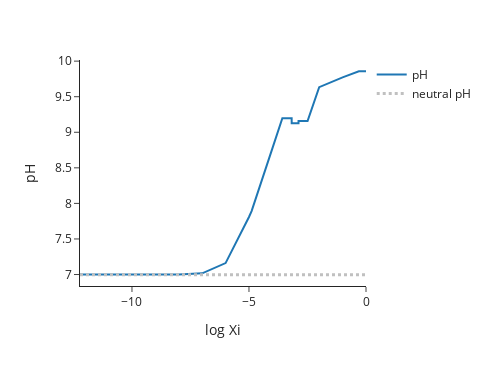

Notebook code for this chart:
### Markdown cell above
Plot pH as a function of reaction progress (Xi)

### Code cell
m.plot_pH()

### Figure 1 — Plotly figure (JSON) as saved in the notebook; plotly's stock layout.template omitted (floating-point values rounded to 4 significant figures)
{"data": [{"hovertemplate": "log Xi=%{x}<br>pH=%{y}<extra></extra>", "legendgroup": "", "line": {"color": "#1F77B4", "dash": "solid"}, "marker": {"symbol": "circle"}, "mode": "lines", "name": "pH", "orientation": "v", "showlegend": true, "type": "scatter", "x": [-Infinity, -12.22, -8.0, -7.0, -6.0, -5.0, -4.888, -4.0, -3.574, -3.258, -3.177, -3.175, -3.0, -2.884, -2.883, -2.497, -2.0, -1.0, -0.305, 0.0], "xaxis": "x", "y": [7.0, 7.0, 7.002, 7.017, 7.161, 7.809, 7.893, 8.774, 9.198, 9.198, 9.198, 9.128, 9.128, 9.128, 9.159, 9.159, 9.634, 9.773, 9.857, 9.857], "yaxis": "y"}, {"hovertemplate": "log Xi: %{x}<br>pH: %{y}<extra></extra>", "line": {"color": "silver", "dash": "dot", "width": 3}, "mode": "lines", "name": "neutral pH", "showlegend": true, "type": "scatter", "x": [-Infinity, -12.22, -8.0, -7.0, -6.0, -5.0, -4.888, -4.0, -3.574, -3.258, -3.177, -3.175, -3.0, -2.884, -2.883, -2.497, -2.0, -1.0, -0.305, 0.0], "y": [6.997, 6.997, 6.997, 6.997, 6.997, 6.997, 6.997, 6.997, 6.997, 6.997, 6.997, 6.997, 6.997, 6.997, 6.997, 6.997, 6.997, 6.997, 6.997, 6.997]}], "layout": {"height": 366, "legend": {"tracegroupgap": 0}, "margin": {"t": 60}, "showlegend": true, "width": 488, "xaxis": {"anchor": "y", "autorange": true, "domain": [0, 1], "range": [-12.22, 0], "title": {"text": "log Xi"}, "type": "linear"}, "yaxis": {"anchor": "x", "autorange": true, "domain": [0, 1], "range": [6.839, 10.02], "title": {"text": "pH"}, "type": "linear"}}}
